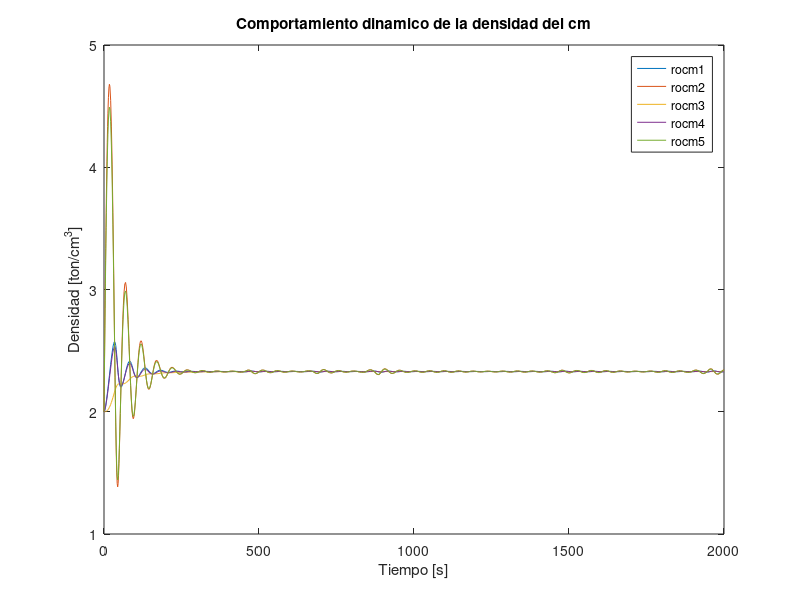

Write the MATLAB code that produced this figure.
function rodillo3
tiemporango=[0 2000];
valoresiniciales=[2; 2; 2; 2; 2]; %valores iniciales para densidad 
[t,d]=ode45(@rodos, tiemporango, valoresiniciales);
figure(1)
plot(t,d);
t
d
title('Comportamiento dinamico de la densidad del cm')
xlabel('Tiempo [s]')
ylabel('Densidad [ton/cm^3]')
legend('rocm1','rocm2','rocm3','rocm4','rocm5')
end

function vectorode =rodos(t, vectorvariablesdep)
load('vol1.mat','vol1')
load('vol2.mat','vol2')
load('vol3.mat','vol3')
load('vol4.mat','vol4')
load('vol5.mat','vol5')
load('L.mat','L')
load('s0.mat','s0')
load('D.mat','D')
load('U.mat','U')
%definicion de variables dependientes
rocm1=vectorvariablesdep(1);
rocm2=vectorvariablesdep(2);
rocm3=vectorvariablesdep(3);
rocm4=vectorvariablesdep(4);
rocm5=vectorvariablesdep(5);
%Angulo del centro de masa del bloque
alfacm1=acos((rocm1*(D+s0)-rocm1*s0)/(rocm1*D));
alfacm2=acos((rocm2*(D+s0)-rocm1*s0)/(rocm2*D));
alfacm3=acos((rocm3*(D+s0)-rocm1*s0)/(rocm3*D));
alfacm4=acos((rocm4*(D+s0)-rocm1*s0)/(rocm4*D));
alfacm5=acos((rocm5*(D+s0)-rocm1*s0)/(rocm5*D));
%Area perpendicular al flujo masico
A1=L*(s0+D*(1-cos(alfacm1)));
A2=L*(s0+D*(1-cos(alfacm2)));
A3=L*(s0+D*(1-cos(alfacm3)));
A4=L*(s0+D*(1-cos(alfacm4)));
A5=L*(s0+D*(1-cos(alfacm5)));
%Velocidad de la franja de materal
V1=U*cos(alfacm1);
V2=U*cos(alfacm2);
V3=U*cos(alfacm3);
V4=U*cos(alfacm4);
V5=U*cos(alfacm5);
Gs6=26.683353; 
Gs5=3600*V5*A5*rocm5;
Gs4=3600*V4*A4*rocm4;
Gs3=3600*V3*A3*rocm3;
Gs2=3600*V2*A2*rocm2;
Gs1=3600*V1*A1*rocm1;
%definicion ecuaciones diferenciales
drocm1dt= (Gs2-Gs1)/vol1;
drocm2dt= (Gs6-Gs2)/vol2;
drocm3dt= (Gs4-Gs3)/vol3;
drocm4dt= (Gs5-Gs4)/vol4;
drocm5dt= (Gs6-Gs5)/vol5;
vectorode=[drocm1dt; drocm2dt; drocm3dt; drocm4dt; drocm5dt];
% figure(2)
% plot(t,Gs1,'-s'),hold on
end